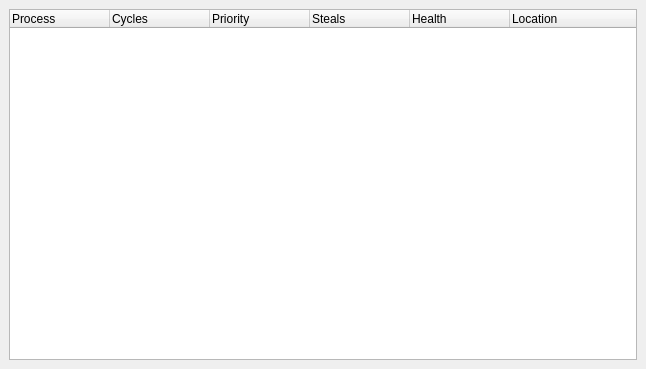
<?xml version="1.0" encoding="UTF-8"?>
<ui version="4.0">
 <class>ScoreMenu</class>
 <widget class="QMainWindow" name="ScoreMenu">
  <property name="geometry">
   <rect>
    <x>0</x>
    <y>0</y>
    <width>646</width>
    <height>369</height>
   </rect>
  </property>
  <property name="windowTitle">
   <string>ScoreMenu</string>
  </property>
  <property name="styleSheet">
   <string notr="true">
</string>
  </property>
  <widget class="QWidget" name="centralwidget">
   <layout class="QHBoxLayout" name="horizontalLayout">
    <item>
     <widget class="QTreeWidget" name="treeWidget">
      <property name="focusPolicy">
       <enum>Qt::NoFocus</enum>
      </property>
      <column>
       <property name="text">
        <string>Process</string>
       </property>
      </column>
      <column>
       <property name="text">
        <string>Cycles</string>
       </property>
      </column>
      <column>
       <property name="text">
        <string>Priority</string>
       </property>
      </column>
      <column>
       <property name="text">
        <string>Steals</string>
       </property>
      </column>
      <column>
       <property name="text">
        <string>Health</string>
       </property>
      </column>
      <column>
       <property name="text">
        <string>Location</string>
       </property>
      </column>
     </widget>
    </item>
   </layout>
  </widget>
 </widget>
 <resources/>
 <connections/>
</ui>
